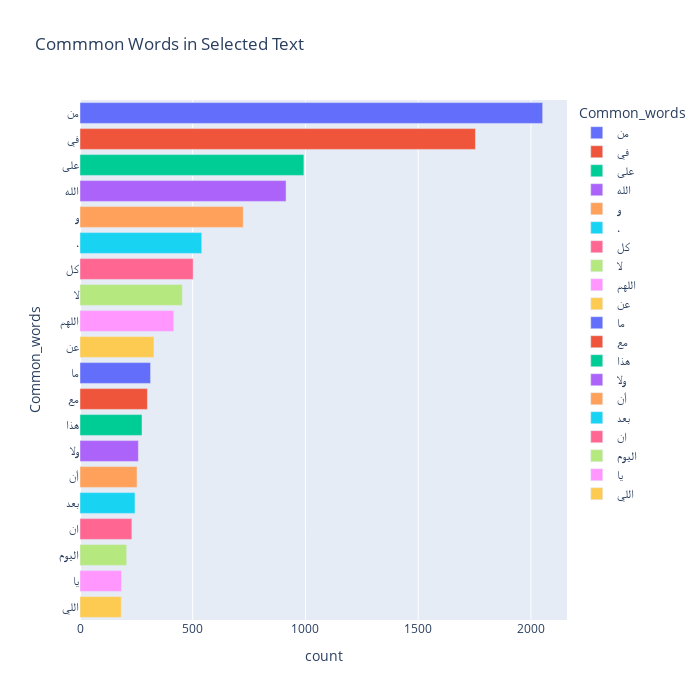

Notebook cell for this chart:
### Code cell
fig = px.bar(temp, x="count", y="Common_words", title='Commmon Words in Selected Text', orientation='h', 
             width=700, height=700,color='Common_words')
fig.show()
# plt.savefig("commonwords.png")
# px.image.save_as(fig, 'my_plot.png')

### Figure 1 — Plotly figure (JSON) as saved in the notebook; plotly's stock layout.template omitted (floating-point values rounded to 4 significant figures)
{"data": [{"alignmentgroup": "True", "hovertemplate": "Common_words=%{y}<br>count=%{x}<extra></extra>", "legendgroup": "من", "marker": {"color": "#636efa"}, "name": "من", "offsetgroup": "من", "orientation": "h", "showlegend": true, "textposition": "auto", "type": "bar", "x": [2052], "xaxis": "x", "y": ["من"], "yaxis": "y"}, {"alignmentgroup": "True", "hovertemplate": "Common_words=%{y}<br>count=%{x}<extra></extra>", "legendgroup": "في", "marker": {"color": "#EF553B"}, "name": "في", "offsetgroup": "في", "orientation": "h", "showlegend": true, "textposition": "auto", "type": "bar", "x": [1754], "xaxis": "x", "y": ["في"], "yaxis": "y"}, {"alignmentgroup": "True", "hovertemplate": "Common_words=%{y}<br>count=%{x}<extra></extra>", "legendgroup": "على", "marker": {"color": "#00cc96"}, "name": "على", "offsetgroup": "على", "orientation": "h", "showlegend": true, "textposition": "auto", "type": "bar", "x": [993], "xaxis": "x", "y": ["على"], "yaxis": "y"}, {"alignmentgroup": "True", "hovertemplate": "Common_words=%{y}<br>count=%{x}<extra></extra>", "legendgroup": "الله", "marker": {"color": "#ab63fa"}, "name": "الله", "offsetgroup": "الله", "orientation": "h", "showlegend": true, "textposition": "auto", "type": "bar", "x": [914], "xaxis": "x", "y": ["الله"], "yaxis": "y"}, {"alignmentgroup": "True", "hovertemplate": "Common_words=%{y}<br>count=%{x}<extra></extra>", "legendgroup": "و", "marker": {"color": "#FFA15A"}, "name": "و", "offsetgroup": "و", "orientation": "h", "showlegend": true, "textposition": "auto", "type": "bar", "x": [724], "xaxis": "x", "y": ["و"], "yaxis": "y"}, {"alignmentgroup": "True", "hovertemplate": "Common_words=%{y}<br>count=%{x}<extra></extra>", "legendgroup": "،", "marker": {"color": "#19d3f3"}, "name": "،", "offsetgroup": "،", "orientation": "h", "showlegend": true, "textposition": "auto", "type": "bar", "x": [540], "xaxis": "x", "y": ["،"], "yaxis": "y"}, {"alignmentgroup": "True", "hovertemplate": "Common_words=%{y}<br>count=%{x}<extra></extra>", "legendgroup": "كل", "marker": {"color": "#FF6692"}, "name": "كل", "offsetgroup": "كل", "orientation": "h", "showlegend": true, "textposition": "auto", "type": "bar", "x": [502], "xaxis": "x", "y": ["كل"], "yaxis": "y"}, {"alignmentgroup": "True", "hovertemplate": "Common_words=%{y}<br>count=%{x}<extra></extra>", "legendgroup": "لا", "marker": {"color": "#B6E880"}, "name": "لا", "offsetgroup": "لا", "orientation": "h", "showlegend": true, "textposition": "auto", "type": "bar", "x": [454], "xaxis": "x", "y": ["لا"], "yaxis": "y"}, {"alignmentgroup": "True", "hovertemplate": "Common_words=%{y}<br>count=%{x}<extra></extra>", "legendgroup": "اللهم", "marker": {"color": "#FF97FF"}, "name": "اللهم", "offsetgroup": "اللهم", "orientation": "h", "showlegend": true, "textposition": "auto", "type": "bar", "x": [416], "xaxis": "x", "y": ["اللهم"], "yaxis": "y"}, {"alignmentgroup": "True", "hovertemplate": "Common_words=%{y}<br>count=%{x}<extra></extra>", "legendgroup": "عن", "marker": {"color": "#FECB52"}, "name": "عن", "offsetgroup": "عن", "orientation": "h", "showlegend": true, "textposition": "auto", "type": "bar", "x": [328], "xaxis": "x", "y": ["عن"], "yaxis": "y"}, {"alignmentgroup": "True", "hovertemplate": "Common_words=%{y}<br>count=%{x}<extra></extra>", "legendgroup": "ما", "marker": {"color": "#636efa"}, "name": "ما", "offsetgroup": "ما", "orientation": "h", "showlegend": true, "textposition": "auto", "type": "bar", "x": [313], "xaxis": "x", "y": ["ما"], "yaxis": "y"}, {"alignmentgroup": "True", "hovertemplate": "Common_words=%{y}<br>count=%{x}<extra></extra>", "legendgroup": "مع", "marker": {"color": "#EF553B"}, "name": "مع", "offsetgroup": "مع", "orientation": "h", "showlegend": true, "textposition": "auto", "type": "bar", "x": [299], "xaxis": "x", "y": ["مع"], "yaxis": "y"}, {"alignmentgroup": "True", "hovertemplate": "Common_words=%{y}<br>count=%{x}<extra></extra>", "legendgroup": "هذا", "marker": {"color": "#00cc96"}, "name": "هذا", "offsetgroup": "هذا", "orientation": "h", "showlegend": true, "textposition": "auto", "type": "bar", "x": [275], "xaxis": "x", "y": ["هذا"], "yaxis": "y"}, {"alignmentgroup": "True", "hovertemplate": "Common_words=%{y}<br>count=%{x}<extra></extra>", "legendgroup": "ولا", "marker": {"color": "#ab63fa"}, "name": "ولا", "offsetgroup": "ولا", "orientation": "h", "showlegend": true, "textposition": "auto", "type": "bar", "x": [259], "xaxis": "x", "y": ["ولا"], "yaxis": "y"}, {"alignmentgroup": "True", "hovertemplate": "Common_words=%{y}<br>count=%{x}<extra></extra>", "legendgroup": "أن", "marker": {"color": "#FFA15A"}, "name": "أن", "offsetgroup": "أن", "orientation": "h", "showlegend": true, "textposition": "auto", "type": "bar", "x": [253], "xaxis": "x", "y": ["أن"], "yaxis": "y"}, {"alignmentgroup": "True", "hovertemplate": "Common_words=%{y}<br>count=%{x}<extra></extra>", "legendgroup": "بعد", "marker": {"color": "#19d3f3"}, "name": "بعد", "offsetgroup": "بعد", "orientation": "h", "showlegend": true, "textposition": "auto", "type": "bar", "x": [244], "xaxis": "x", "y": ["بعد"], "yaxis": "y"}, {"alignmentgroup": "True", "hovertemplate": "Common_words=%{y}<br>count=%{x}<extra></extra>", "legendgroup": "ان", "marker": {"color": "#FF6692"}, "name": "ان", "offsetgroup": "ان", "orientation": "h", "showlegend": true, "textposition": "auto", "type": "bar", "x": [230], "xaxis": "x", "y": ["ان"], "yaxis": "y"}, {"alignmentgroup": "True", "hovertemplate": "Common_words=%{y}<br>count=%{x}<extra></extra>", "legendgroup": "اليوم", "marker": {"color": "#B6E880"}, "name": "اليوم", "offsetgroup": "اليوم", "orientation": "h", "showlegend": true, "textposition": "auto", "type": "bar", "x": [207], "xaxis": "x", "y": ["اليوم"], "yaxis": "y"}, {"alignmentgroup": "True", "hovertemplate": "Common_words=%{y}<br>count=%{x}<extra></extra>", "legendgroup": "يا", "marker": {"color": "#FF97FF"}, "name": "يا", "offsetgroup": "يا", "orientation": "h", "showlegend": true, "textposition": "auto", "type": "bar", "x": [184], "xaxis": "x", "y": ["يا"], "yaxis": "y"}, {"alignmentgroup": "True", "hovertemplate": "Common_words=%{y}<br>count=%{x}<extra></extra>", "legendgroup": "اللي", "marker": {"color": "#FECB52"}, "name": "اللي", "offsetgroup": "اللي", "orientation": "h", "showlegend": true, "textposition": "auto", "type": "bar", "x": [183], "xaxis": "x", "y": ["اللي"], "yaxis": "y"}], "layout": {"barmode": "relative", "height": 700, "legend": {"title": {"text": "Common_words"}, "tracegroupgap": 0}, "title": {"text": "Commmon Words in Selected Text"}, "width": 700, "xaxis": {"anchor": "y", "domain": [0, 1], "title": {"text": "count"}}, "yaxis": {"anchor": "x", "categoryarray": ["اللي", "يا", "اليوم", "ان", "بعد", "أن", "ولا", "هذا", "مع", "ما", "عن", "اللهم", "لا", "كل", "،", "و", "الله", "على", "في", "من"], "categoryorder": "array", "domain": [0, 1], "title": {"text": "Common_words"}}}}
